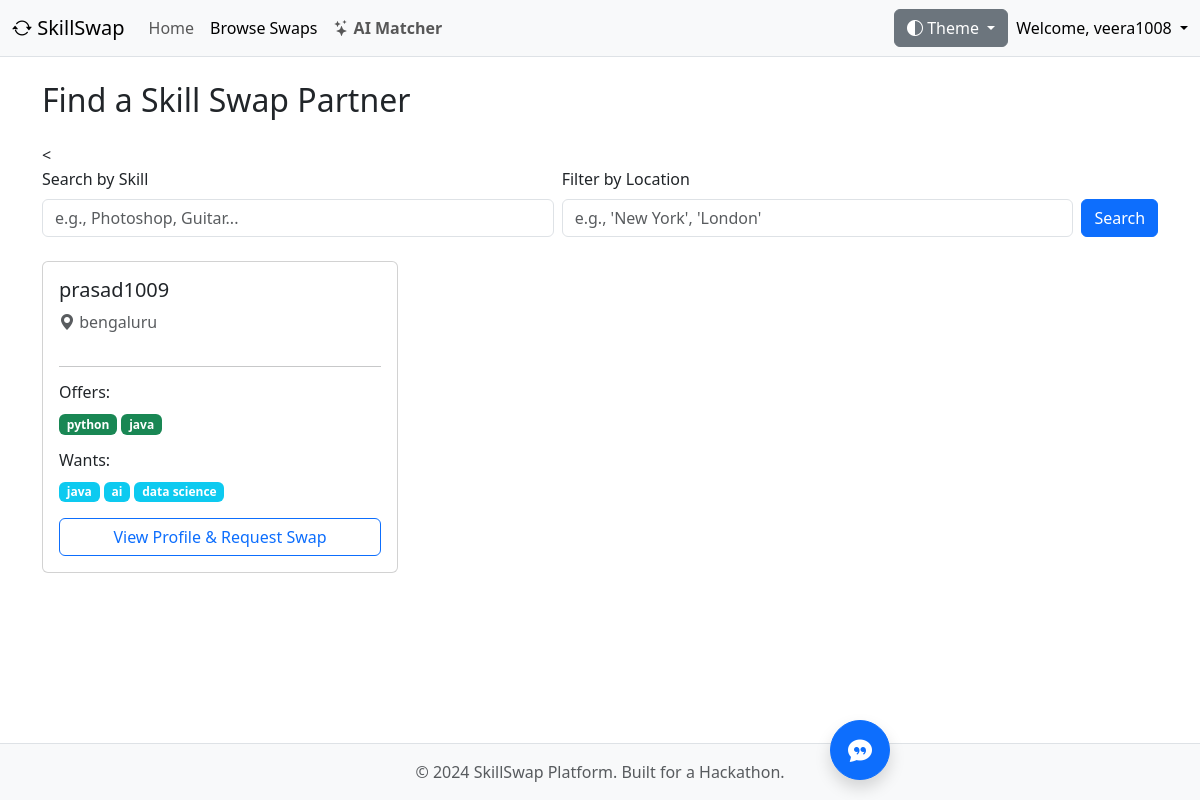
Page /browse/ (signed in) on the committed database.
### core/models.py (models this page shows, shortened)
class Profile(models.Model):
    user = models.OneToOneField(User, on_delete=models.CASCADE)
    location = models.CharField(max_length=255, blank=True, null=True)
    profile_photo = models.ImageField(upload_to='profile_photos/', blank=True, null=True)
    availability = models.CharField(max_length=255, blank=True, null=True, help_text="e.g., 'Weekends', 'Evenings after 7 PM'")
    is_public = models.BooleanField(default=True)
    skills_offered = models.ManyToManyField(
        Skill,
        through=UserSkill,  # Use our new model to manage the relationship
        related_name='offered_by',
        blank=True
    )
    skills_wanted = models.ManyToManyField(Skill, related_name='wanted_by', blank=True)

class Skill(models.Model):
    name = models.CharField(max_length=100, unique=True)

### core/views.py (the view)
# urls.py: path('browse/', views.browse_users, name='browse_users'),
@login_required
def browse_users(request):
    skill_query = request.GET.get('q', '')
    location_query = request.GET.get('location', '') # Get location from URL
    profiles = Profile.objects.filter(is_public=True).exclude(user=request.user)
    if skill_query:
        profiles = profiles.filter(skills_offered__name__icontains=skill_query).distinct()
    if location_query:
        profiles = profiles.filter(location__icontains=location_query) # Add location filter
    context = {
        'profiles': profiles,
        'search_query': skill_query,
        'location_query': location_query # Pass location back to template
    }
    return render(request, 'browse_users.html', context)

### core/templates/browse_users.html (shortened to what this page needs)
{% extends "base.html" %}
{% block content %}
<h2 class="mb-4">Find a Skill Swap Partner</h2>
<<form method="get" class="mb-4">
    <div class="row g-2 align-items-end">
        <div class="col-md">
            <label for="skillSearch" class="form-label">Search by Skill</label>
            <input type="text" id="skillSearch" name="q" class="form-control" placeholder="e.g., Photoshop, Guitar..." value="{{ search_query }}">
        </div>
        <div class="col-md">
            <label for="locationSearch" class="form-label">Filter by Location</label>
            <input type="text" id="locationSearch" name="location" class="form-control" placeholder="e.g., 'New York', 'London'" value="{{ location_query }}">
        </div>
        <div class="col-md-auto">
            <button class="btn btn-primary w-100" type="submit">Search</button>
        </div>
    </div>
</form>
<div class="row">
    {% for profile in profiles %}
    <div class="col-md-6 col-lg-4 mb-4">
        <div class="card h-100">
            <div class="card-body d-flex flex-column">
                <h5 class="card-title">{{ profile.user.username }}</h5>
                <p class="card-text text-muted"><i class="bi bi-geo-alt-fill"></i> {{ profile.location|default:"Not specified" }}</p>
                <hr>
                <h6>Offers:</h6>
                <p>
                    {% for skill in profile.skills_offered.all %}
                        <span class="badge bg-success">{{ skill.name }}</span>
                    {% empty %}
                        <span class="badge bg-secondary">No skills offered</span>
                    {% endfor %}
                </p>
                <h6>Wants:</h6>
                <p>
                    {% for skill in profile.skills_wanted.all %}
                        <span class="badge bg-info">{{ skill.name }}</span>
                    {% empty %}
                        <span class="badge bg-secondary">No skills wanted</span>
                    {% endfor %}
                </p>
                <div class="mt-auto">
                    <a href="{% url 'user_public_profile' profile.user.id %}" class="btn btn-outline-primary w-100">View Profile & Request Swap</a>
                </div>
            </div>
        </div>
    </div>
    {% empty %}
    <div class="col">
        <p>No users found matching your criteria. Try a different search!</p>
    </div>
    {% endfor %}
</div>
{% endblock %}

### core/templates/base.html (shortened to what this page needs)
<!doctype html>
<html lang="en" data-bs-theme="auto">
  <head>
    <link href="https://cdn.jsdelivr.net/npm/bootstrap@5.3.2/dist/css/bootstrap.min.css" rel="stylesheet"
>
    <link rel="stylesheet" href="https://cdn.jsdelivr.net/npm/bootstrap-icons@1.11.1/font/bootstrap-icons.css">
  </head>
  <body>
    <nav class="navbar navbar-expand-lg bg-body-tertiary border-bottom">
      <div class="container-fluid">
        <a class="navbar-brand" href="{% url 'home' %}">
          <i class="bi bi-arrow-repeat"></i> SkillSwap
        </a>
        <div class="collapse navbar-collapse" id="navbarSupportedContent">
          <ul class="navbar-nav me-auto mb-2 mb-lg-0">
            <li class="nav-item">
              <a class="nav-link {% if request.resolver_match.url_name == 'home' %}active{% endif %}" href="{% url 'home' %}">Home</a>
            </li>
            <li class="nav-item">
              <a class="nav-link {% if request.resolver_match.url_name == 'browse_users' %}active{% endif %}" href="{% url 'browse_users' %}">Browse Swaps</a>
            </li>
            <li class="nav-item">
                <a class="nav-link fw-bold {% if request.resolver_match.url_name == 'ai_matchmaker' %}active{% endif %}" href="{% url 'ai_matchmaker' %}">
                    <i class="bi bi-stars"></i> AI Matcher
                </a>
            </li>
          </ul>
          <div class="d-flex align-items-center">
            <div class="dropdown me-2">
              <button class="btn btn-secondary dropdown-toggle" type="button" id="themeDropdown" data-bs-toggle="dropdown" aria-expanded="false">
                <i class="bi bi-circle-half"></i> Theme
              </button>
            </div>
            {% if user.is_authenticated %}
              <div class="dropdown">
                <a href="#" class="d-block link-body-emphasis text-decoration-none dropdown-toggle" data-bs-toggle="dropdown" aria-expanded="false">
                  Welcome, {{ user.username }}
                </a>
              </div>
            {% else %}
              <a href="{% url 'login' %}" class="btn btn-primary">Login</a>
              <a href="{% url 'signup' %}" class="btn btn-outline-secondary ms-2">Sign Up</a>
            {% endif %}
          </div>
        </div>
      </div>
    </nav>
    <main class="container mt-4 main-content">
      {% block content %}{% endblock %}
    </main>
    <footer class="footer mt-auto py-3 bg-body-tertiary border-top">
      <div class="container text-center">
        <span class="text-body-secondary">© 2024 SkillSwap Platform. Built for a Hackathon.</span>
      </div>
    </footer>
    {% if user.is_authenticated %}
    <div id="chatbot-container">
        <button id="chatbot-toggle-btn" class="btn btn-primary btn-lg rounded-circle shadow"><i class="bi bi-chat-quote-fill"></i></button>
    </div>
    {% endif %}
  </body>
</html>

### core/templates/base.html (style rules this page uses)
body { min-height: 100vh; display: flex; flex-direction: column; }
.main-content { flex: 1; }
#chatbot-container { position: fixed; bottom: 20px; right: 20px; z-index: 1050; }
#chatbot-toggle-btn { width: 60px; height: 60px; font-size: 1.5rem; }

### rows in the picture
Profile: user.username "prasad1009", location "bengaluru"
Skill: name "python"
Skill: name "java"
Skill: name "ai"
Skill: name "data science"

### other values in the picture
{{ user.username }} "veera1008"
